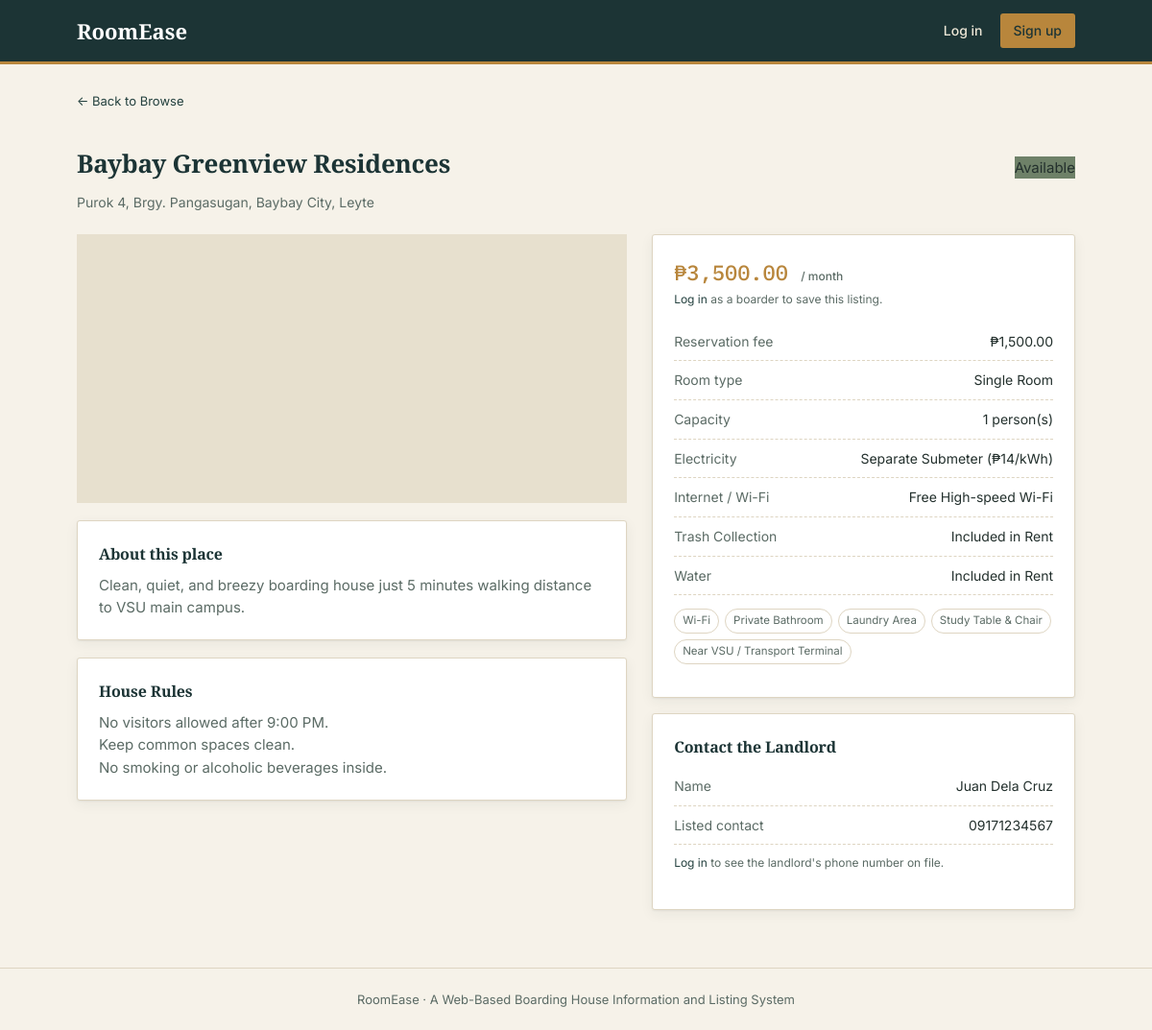
The app's page /boarder/view_listing.php?id=1 with its own data.
### tables this page shows
CREATE TABLE boarding_houses (
    boarding_house_id   INT AUTO_INCREMENT PRIMARY KEY,
    landlord_id         INT NOT NULL,
    name                VARCHAR(150) NOT NULL,
    address             TEXT NOT NULL,
    monthly_rent        DECIMAL(10, 2) NOT NULL,
    reservation_fee     DECIMAL(10, 2) DEFAULT NULL,
    room_type           VARCHAR(50) DEFAULT NULL,
    room_capacity       INT NOT NULL DEFAULT 1,
    availability_status ENUM('available', 'unavailable') NOT NULL DEFAULT 'available',
    moderation_status   ENUM('pending', 'approved', 'rejected') NOT NULL DEFAULT 'pending',
    rejection_reason    VARCHAR(500) DEFAULT NULL,
    moderated_at        TIMESTAMP NULL DEFAULT NULL,
    description         TEXT DEFAULT NULL,
    contact_number      VARCHAR(50) DEFAULT NULL,
    house_rules         TEXT DEFAULT NULL,
    created_at          TIMESTAMP NOT NULL DEFAULT CURRENT_TIMESTAMP,
    updated_at          TIMESTAMP NOT NULL DEFAULT CURRENT_TIMESTAMP ON UPDATE CURRENT_TIMESTAMP,
    CONSTRAINT fk_bh_landlord FOREIGN KEY (landlord_id)
        REFERENCES users(user_id) ON DELETE CASCADE
);

CREATE TABLE boarding_house_utilities (
    id                  INT AUTO_INCREMENT PRIMARY KEY,
    boarding_house_id   INT NOT NULL,
    utility_id          INT NOT NULL,
    billing_policy      VARCHAR(150) DEFAULT NULL,
    UNIQUE KEY uq_bh_utility (boarding_house_id, utility_id),
    CONSTRAINT fk_bhu_bh FOREIGN KEY (boarding_house_id)
        REFERENCES boarding_houses(boarding_house_id) ON DELETE CASCADE,
    CONSTRAINT fk_bhu_utility FOREIGN KEY (utility_id)
        REFERENCES utilities(utility_id) ON DELETE CASCADE
);

CREATE TABLE utilities (
    utility_id      INT AUTO_INCREMENT PRIMARY KEY,
    utility_name    VARCHAR(100) NOT NULL UNIQUE
);

### includes/functions.php (called while the page is built, shortened)
<?php
function h($value)
{
    return htmlspecialchars($value ?? '', ENT_QUOTES, 'UTF-8');
}
function base_url($path = '')
{
    static $base = null;
    if ($base === null) {
        $script = $_SERVER['SCRIPT_NAME'] ?? '';
        $appRoot = preg_replace('#/(auth|landlord|boarder|admin)/[^/]*$#', '', $script);
        $base = $appRoot;
    }
    return $base . '/' . ltrim($path, '/');
}
function is_logged_in()
{
    return isset($_SESSION['user_id']);
}
function current_role()
{
    return $_SESSION['role'] ?? null;
}
function peso($amount)
{
    return '₱' . number_format((float) $amount, 2);
}
function can_save_listings()
{
    return is_logged_in() && current_role() === 'boarder';
}

### boarder/view_listing.php (the view, shortened to what this page needs)
<?php
require __DIR__ . '/../config/db.php';
require __DIR__ . '/../includes/functions.php';
$listingId = (int) ($_GET['id'] ?? 0);
$stmt = $pdo->prepare(
  "SELECT bh.*,
            CONCAT(u.first_name, ' ', u.last_name) AS landlord_name,
            u.phone_number AS landlord_phone,
            u.email AS landlord_email
     FROM boarding_houses bh
     JOIN users u ON u.user_id = bh.landlord_id
     WHERE bh.boarding_house_id = ?"
);
$stmt->execute([$listingId]);
$listing = $stmt->fetch();
$photosStmt = $pdo->prepare(
  'SELECT * FROM images WHERE boarding_house_id = ? ORDER BY is_primary DESC, image_id ASC'
);
$photosStmt->execute([$listingId]);
$photos = $photosStmt->fetchAll();
$amenStmt = $pdo->prepare(
  'SELECT a.amenity_name
     FROM boarding_house_amenities bha
     JOIN amenities a ON bha.amenity_id = a.amenity_id
     WHERE bha.boarding_house_id = ? AND bha.is_available = 1'
);
$amenStmt->execute([$listingId]);
$amenities = $amenStmt->fetchAll(PDO::FETCH_COLUMN);
$utilStmt = $pdo->prepare(
  'SELECT ut.utility_name, bhu.billing_policy
     FROM boarding_house_utilities bhu
     JOIN utilities ut ON ut.utility_id = bhu.utility_id
     WHERE bhu.boarding_house_id = ?
     ORDER BY ut.utility_name'
);
$utilStmt->execute([$listingId]);
$utilities = $utilStmt->fetchAll();
$isAvailable = $listing['availability_status'] === 'available';
$isSaved = can_save_listings()
  && isset(saved_listing_ids($_SESSION['user_id'])[$listingId]);
require __DIR__ . '/../includes/header.php';
?>
<a href="<?= base_url('boarder/browse.php') ?>" style="font-size:13px;">&larr; Back to Browse</a>
<div class="section-head" style="border-bottom:none; margin-bottom:0;">
  <h2 style="font-size:26px;"><?= h($listing['name']) ?></h2>
  <span class="status-badge <?= $isAvailable ? 'status-available' : 'status-inactive' ?>" style="position:static;">
    <?= $isAvailable ? 'Available' : 'Unavailable' ?>
  </span>
</div>
<p class="auth-sub" style="margin-top:0;"><?= h($listing['address']) ?></p>
<div class="detail-grid">
  <div class="detail-photos">
    <?php if ($photos): ?>
      <img src="<?= h(base_url($photos[0]['image_path'])) ?>" alt="<?= h($listing['name']) ?>">
      <?php if (count($photos) > 1): ?>
        <div class="detail-thumbs">
          <?php foreach (array_slice($photos, 1) as $p): ?>
            <img src="<?= h(base_url($p['image_path'])) ?>" alt="Additional photo">
          <?php endforeach; ?>
        </div>
      <?php endif; ?>
    <?php else: ?>
      <div class="listing-photo" style="height:280px;"></div>
    <?php endif; ?>
    <?php if (!empty($listing['description'])): ?>
      <div class="panel panel-pad" style="margin-top:18px;">
        <h3 style="font-size:16px;">About this place</h3>
        <p style="white-space:pre-line; margin:0; color:var(--ink-soft);"><?= h($listing['description']) ?></p>
      </div>
    <?php endif; ?>
    <?php if ($listing['house_rules']): ?>
      <div class="panel panel-pad" style="margin-top:18px;">
        <h3 style="font-size:16px;">House Rules</h3>
        <p style="white-space:pre-line; margin:0; color:var(--ink-soft);"><?= h($listing['house_rules']) ?></p>
      </div>
    <?php endif; ?>
  </div>
  <div>
    <div class="panel panel-pad">
      <div class="listing-rent" style="font-size:22px; margin-bottom:14px;"><?= peso($listing['monthly_rent']) ?>
        <span>/ month</span></div>
      <?php if (can_save_listings()): ?>
        <form method="post" action="<?= base_url('boarder/favorite_action.php') ?>" style="margin-bottom:14px;">
          <?= csrf_field() ?>
          <input type="hidden" name="boarding_house_id" value="<?= (int) $listingId ?>">
          <input type="hidden" name="action" value="<?= $isSaved ? 'unsave' : 'save' ?>">
          <input type="hidden" name="return" value="view">
          <button type="submit" class="save-btn save-btn-wide btn-block <?= $isSaved ? 'is-saved' : '' ?>"
            style="width:100%;">
            <svg viewBox="0 0 24 24" width="18" height="18" fill="<?= $isSaved ? 'currentColor' : 'none' ?>"
              stroke="currentColor" stroke-width="2" stroke-linecap="round" stroke-linejoin="round" aria-hidden="true">
              <path d="M20.84 4.61a5.5 5.5 0 0 0-7.78 0L12 5.67l-1.06-1.06a5.5 5.5 0 0 0-7.78 7.78l1.06 1.06L12 21.23l7.78-7.78 1.06-1.06a5.5 5.5 0 0 0 0-7.78z"/>
            </svg>
            <?= $isSaved ? 'Saved' : 'Save this listing' ?>
          </button>
        </form>
      <?php elseif (!is_logged_in()): ?>
        <p class="field-hint" style="margin-bottom:14px;">
          <a href="<?= base_url('auth/login.php') ?>">Log in</a> as a boarder to save this listing.
        </p>
      <?php endif; ?>
      <ul class="spec-list">
        <li><span>Reservation fee</span><span><?= ($listing['reservation_fee'] === null || $listing['reservation_fee'] === '') ? 'Not required' : peso($listing['reservation_fee']) ?></span></li>
        <li><span>Room type</span><span><?= h($listing['room_type'] ?: '—') ?></span></li>
        <li><span>Capacity</span><span><?= (int) $listing['room_capacity'] ?> person(s)</span></li>
        <?php foreach ($utilities as $util): ?>
          <li><span><?= h($util['utility_name']) ?></span><span><?= h($util['billing_policy'] ?: '—') ?></span></li>
        <?php endforeach; ?>
      </ul>
      <?php if ($amenities): ?>
        <div class="tag-row" style="margin-top:14px;">
          <?php foreach ($amenities as $a): ?><span class="tag"><?= h($a) ?></span><?php endforeach; ?>
        </div>
      <?php endif; ?>
    </div>
    <div class="panel panel-pad" style="margin-top:16px;">
      <h3 style="font-size:16px;">Contact the Landlord</h3>
      <ul class="spec-list">
        <li><span>Name</span><span><?= h($listing['landlord_name']) ?></span></li>
        <li><span>Listed contact</span><span><?= h($listing['contact_number'] ?: '—') ?></span></li>
      </ul>
      <?php if (!is_logged_in()): ?>
        <p class="field-hint" style="margin-top:10px;"><a href="<?= base_url('auth/login.php') ?>">Log in</a> to see the
          landlord's phone number on file.</p>
      <?php endif; ?>
    </div>
  </div>
</div>
<?php require __DIR__ . '/../includes/footer.php'; ?>

### assets/css/style.css (style rules this page uses)
:root { --ink: #23302D; --ink-soft: #5B6B65; --paper: #F6F2E9; --panel: #FFFFFF; --board: #1C3435; --board-2: #24413F; --brass: #B8863C; --brass-lt: #D9B36C; --clay: #A9573C; --sage: #6E8168; --line: #DED5C2; --danger: #B23A2E; --radius: 3px; --shadow: 0 1px 2px rgba(28, 52, 53, 0.06), 0 4px 14px rgba(28, 52, 53, 0.06); }
* { box-sizing: border-box; }
html { -webkit-text-size-adjust: 100%; }
body { margin: 0; background: var(--paper); color: var(--ink); font-family: 'Inter', -apple-system, sans-serif; font-size: 15px; line-height: 1.55; }
h1, h2, h3, h4 { font-family: 'Zilla Slab', Georgia, serif; color: var(--board); margin: 0 0 0.5em; letter-spacing: -0.01em; }
a { color: var(--board-2); text-decoration: none; }
.panel { background: var(--panel); border: 1px solid var(--line); border-radius: var(--radius); box-shadow: var(--shadow); }
.panel-pad { padding: 22px; }
.listing-photo { height: 160px; background: #E7E0CE center/cover no-repeat; position: relative; }
.status-available { background: var(--sage); }
.listing-rent { font-family: 'IBM Plex Mono', monospace; font-size: 16px; color: var(--brass); font-weight: 500; margin-bottom: 8px; }
.listing-rent span { color: var(--ink-soft); font-size: 12px; font-family: 'Inter', sans-serif; }
.tag-row { display: flex; flex-wrap: wrap; gap: 6px; margin-bottom: 12px; }
.tag { font-size: 11.5px; border: 1px solid var(--line); color: var(--ink-soft); padding: 3px 8px; border-radius: 20px; }
.field-hint { font-size: 12px; color: var(--ink-soft); margin-top: -12px; margin-bottom: 16px; }
.auth-sub { color: var(--ink-soft); margin-bottom: 22px; font-size: 14px; }
.section-head { display: flex; align-items: baseline; justify-content: space-between; margin: 34px 0 6px; border-bottom: 1px solid var(--line); padding-bottom: 10px; }
.section-head h2 { font-size: 20px; margin: 0; }
.detail-grid { display: grid; grid-template-columns: 1.3fr 1fr; gap: 26px; margin-top: 18px; }
.spec-list { list-style: none; padding: 0; margin: 0; }
.spec-list li { display: flex; justify-content: space-between; padding: 9px 0; border-bottom: 1px dashed var(--line); font-size: 14px; }
.spec-list li span:first-child { color: var(--ink-soft); }
html { scroll-behavior: smooth; }

### records on screen
boarding_houses: name "Baybay Greenview Residences", address "Purok 4, Brgy. Pangasugan, Baybay City, Leyte", description "Clean, quiet, and breezy boarding house just 5 minutes walking distance to VSU main campus.", house_rules "No visitors allowed after 9:00 PM. Keep common spaces clean. No smoking or alcoholic beverages inside.", monthly_rent "₱3,500.00", reservation_fee "₱1,500.00", room_type "Single Room", room_capacity "1", contact_number "09171234567"
boarding_house_utilities: utility.utility_name "Electricity", billing_policy "Separate Submeter (₱14/kWh)"
boarding_house_utilities: utility.utility_name "Internet / Wi-Fi", billing_policy "Free High-speed Wi-Fi"
boarding_house_utilities: utility.utility_name "Trash Collection", billing_policy "Included in Rent"
boarding_house_utilities: utility.utility_name "Water", billing_policy "Included in Rent"

### other values on screen
$a "Wi-Fi"
$a "Private Bathroom"
$a "Laundry Area"
$a "Study Table & Chair"
$a "Near VSU / Transport Terminal"
$listing['landlord_name'] "Juan Dela Cruz"
